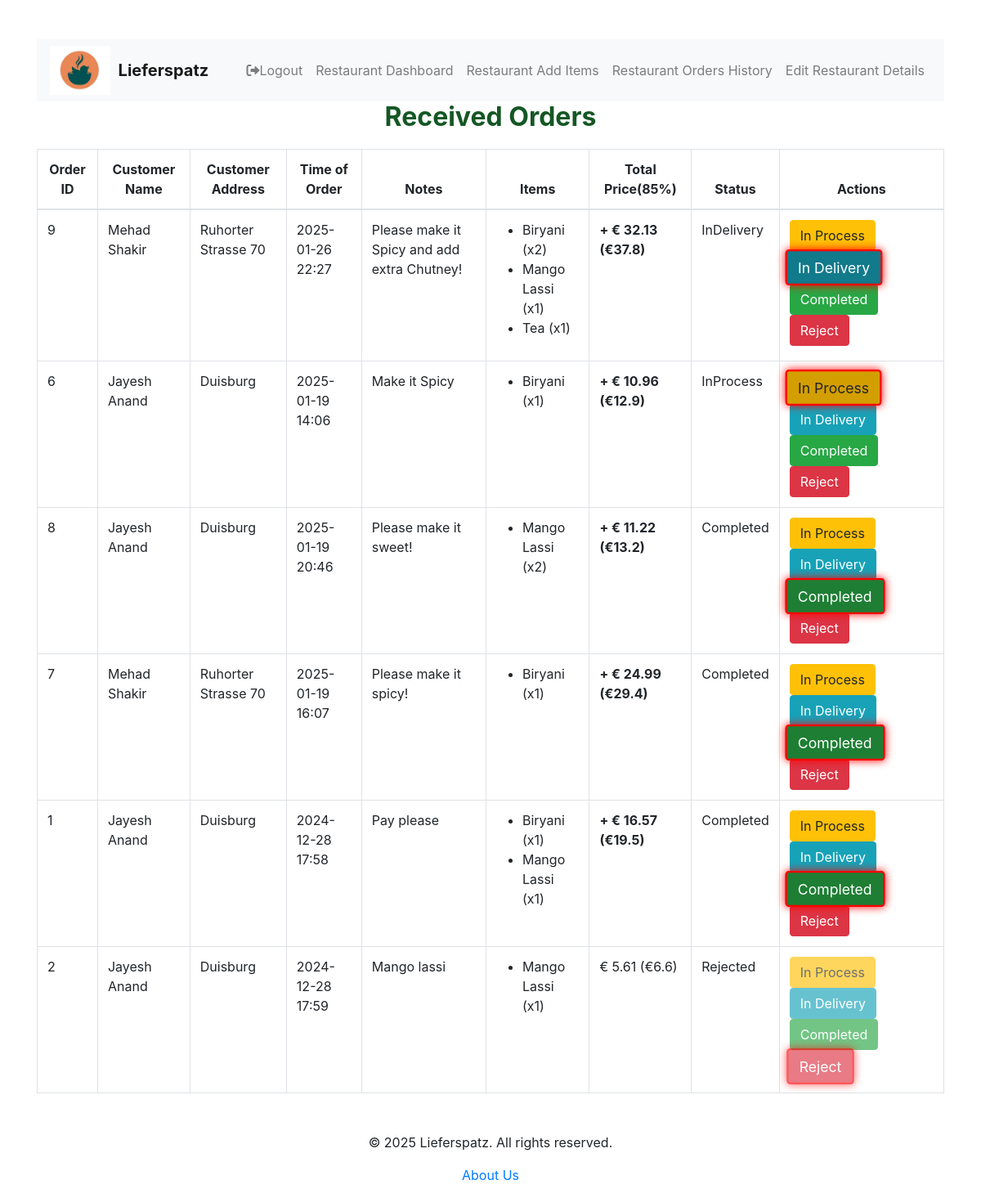
/restaurant/restaurant/received_orders (signed in), run on the app's committed database.
### tables this page shows
CREATE TABLE Orders(
                        OrderID INTEGER PRIMARY KEY AUTOINCREMENT,
                        RestaurantID INTEGER,
                        CustomerID INTEGER,
                        TotalPrice REAL,
                        Notes TEXT,
                        Status TEXT,
                        CreatedAt DATETIME,
                        RestaurantMoney REAL,
                        LieferMoney REAL,
                        FOREIGN KEY (RestaurantID) REFERENCES restaurants(RestaurantID),
                        FOREIGN KEY (CustomerID) REFERENCES customers(CustomerID)       
                );

CREATE TABLE customers (
            CustomerID INTEGER PRIMARY KEY AUTOINCREMENT,
            FirstName TEXT,
            LastName TEXT,
            Address TEXT,
            ZipCode TEXT,
            PhoneNumber TEXT UNIQUE,
            Password TEXT,
            Role TEXT DEFAULT 'customer',
            Balance REAL DEFAULT 100.0,
            CreatedAt DATETIME
        );

CREATE TABLE OrderItems(
                        OrderItemsID INTEGER PRIMARY KEY AUTOINCREMENT,
                        OrderID INTEGER,
                        ItemID INTEGER,
                        Quantity INTEGER,
                        Price REAL,
                        FOREIGN KEY (OrderID) REFERENCES Orders(OrderID),
                        FOREIGN KEY (ItemID) REFERENCES Items(ItemID)
                );

CREATE TABLE Items(
                        ItemID INTEGER PRIMARY KEY AUTOINCREMENT,
                        RestaurantID INTEGER,
                        Name TEXT,
                        Price REAL,
                        Description TEXT,
                        ImageURL TEXT,
                        Category TEXT, -- e.g. 'main dish', 'drink', etc.
                        CreatedAt DATETIME,
                        FOREIGN KEY (RestaurantID) REFERENCES restaurants(RestaurantID)
                );

### routes/restaurant.py (the view)
@restaurant_bp.route('/restaurant/received_orders')
def received_orders():
    if 'restaurant' not in session:
        return redirect(url_for('auth.login'))
    conn = get_db_connection()
    cursor = conn.cursor()
    cursor.execute('''
        SELECT o.OrderID, c.FirstName || ' ' || c.LastName AS CustomerName, c.Address, o.CreatedAt, o.Notes, o.TotalPrice, o.Status
        FROM Orders o
        JOIN customers c ON o.CustomerID = c.CustomerID
        WHERE o.RestaurantID = ? AND o.Status IN (?, ?)
        ORDER BY o.OrderID DESC
    ''', (session['restaurant']['RestaurantID'], 'InProcess', 'InDelivery',))
    currentorders = cursor.fetchall()
    cursor.execute('''
        SELECT o.OrderID, c.FirstName || ' ' || c.LastName AS CustomerName, c.Address, o.CreatedAt, o.Notes, o.TotalPrice, o.Status
        FROM Orders o
        JOIN customers c ON o.CustomerID = c.CustomerID
        WHERE o.RestaurantID = ? AND o.Status = ?
        ORDER BY o.OrderID DESC
    ''', (session['restaurant']['RestaurantID'], 'Completed',))
    completedorders = cursor.fetchall()
    cursor.execute('''
        SELECT o.OrderID, c.FirstName || ' ' || c.LastName AS CustomerName, c.Address, o.CreatedAt, o.Notes, o.TotalPrice, o.Status
        FROM Orders o
        JOIN customers c ON o.CustomerID = c.CustomerID
        WHERE o.RestaurantID = ? AND o.Status = ?
        ORDER BY o.OrderID DESC
    ''', (session['restaurant']['RestaurantID'], 'Rejected',))
    rejectedorders = cursor.fetchall()
    currentorders = [dict(order) for order in currentorders]
    for order in currentorders:
        order['CreatedAt'] = datetime.strptime(order['CreatedAt'], '%Y-%m-%d %H:%M:%S.%f')
    completedorders = [dict(order) for order in completedorders]
    for order in completedorders:
        order['CreatedAt'] = datetime.strptime(order['CreatedAt'], '%Y-%m-%d %H:%M:%S.%f')
    rejectedorders = [dict(order) for order in rejectedorders]
    for order in rejectedorders:
        order['CreatedAt'] = datetime.strptime(order['CreatedAt'], '%Y-%m-%d %H:%M:%S.%f')
    for order in currentorders:
        cursor.execute('''
            SELECT i.Name, oi.Quantity
            FROM OrderItems oi
            JOIN items i ON oi.ItemID = i.ItemID
            WHERE oi.OrderID = ?
        ''', (order['OrderID'],))
        order['Items'] = cursor.fetchall()
    for order2 in completedorders:
        cursor.execute('''
            SELECT i.Name, oi.Quantity
            FROM OrderItems oi
            JOIN items i ON oi.ItemID = i.ItemID
            WHERE oi.OrderID = ?
        ''', (order2['OrderID'],))
        order2['Items'] = cursor.fetchall()
    for order3 in rejectedorders:
        cursor.execute('''
            SELECT i.Name, oi.Quantity
            FROM OrderItems oi
            JOIN items i ON oi.ItemID = i.ItemID
            WHERE oi.OrderID = ?
        ''', (order3['OrderID'],))
        order3['Items'] = cursor.fetchall()
    conn.close()
    restaurant_data = session['restaurant']
    return render_template('received_orders.html', completedorders=completedorders, currentorders=currentorders, rejectedorders=rejectedorders, user=restaurant_data)

### app.py (called while the page is built)
@app.after_request
def add_cache_control(response):
    response.headers['Cache-Control'] = 'no-store, no-cache, must-revalidate, proxy-revalidate'
    response.headers['Pragma'] = 'no-cache'
    response.headers['Expires'] = '0'
    return response

### db.py (called while the page is built)
def get_db_connection():
    conn = sqlite3.connect(Config.DATABASE)
    conn.row_factory = sqlite3.Row
    return conn

### templates/received_orders.html (shortened to what this page needs)
{% extends 'base.html' %}
{% block head %}
    <link href="https://stackpath.bootstrapcdn.com/bootstrap/4.5.2/css/bootstrap.min.css" rel="stylesheet">
{% endblock %}
{% block content %}
    <h1 class="text-center">Received Orders</h1>
    <table class="table table-bordered animate__animated animate__fadeIn">
        <thead>
            <tr>
                <th>Order ID</th>
                <th>Customer Name</th>
                <th>Customer Address</th>
                <th>Time of Order</th>
                <th>Notes</th>
                <th>Items</th>
                <th>Total Price(85%)</th>
                <th>Status</th>
                <th>Actions</th>
            </tr>
        </thead>
        <tbody>
            {% for order in currentorders %}
            <tr class="{% if order['Status'] == 'Rejected' %}rejected-row{% endif %}">
                <td>{{ order['OrderID'] }}</td>
                <td>{{ order['CustomerName'] }}</td>
                <td>{{ order['Address'] }}</td>
                <td>{{ order['CreatedAt'].strftime('%Y-%m-%d %H:%M') }}</td>
                <td>{{ order['Notes'] }}</td>
                <td>
                    <ul>
                        {% for item in order['Items'] %}
                        <li>{{ item['Name'] }} (x{{ item['Quantity'] }})</li>
                        {% endfor %}
                    </ul>
                </td>
                <td class="{% if order['Status'] == 'Rejected' %}total-price-rejected{% else %}total-price{% endif %}">
                    {% if order['Status'] == 'Rejected' %}
                        € {{ (0.85 * order['TotalPrice']) | round(2) }} (€{{ order['TotalPrice'] | round(2) }})
                    {% else %}
                        + € {{ (0.85 * order['TotalPrice']) | round(2) }} (€{{ order['TotalPrice'] | round(2) }})
                    {% endif %}
                </td>
                <td>{{ order['Status'] }}</td>
                <td>
                    <form method="POST" action="{{ url_for('restaurant.update_order_status', order_id=order['OrderID']) }}">
                        <button type="submit" name="status" value="InProcess" class="btn btn-warning {% if order['Status'] == 'InProcess' %}active{% endif %}" {% if order['Status'] == 'Rejected' %}disabled{% endif %}>In Process</button>
                        <button type="submit" name="status" value="InDelivery" class="btn btn-info {% if order['Status'] == 'InDelivery' %}active{% endif %}" {% if order['Status'] == 'Rejected' %}disabled{% endif %}>In Delivery</button>
                        <button type="submit" name="status" value="Completed" class="btn btn-success {% if order['Status'] == 'Completed' %}active{% endif %}" {% if order['Status'] == 'Rejected' %}disabled{% endif %}>Completed</button>
                        <button type="submit" name="status" value="Rejected" class="btn btn-danger {% if order['Status'] == 'Rejected' %}active{% endif %}" {% if order['Status'] == 'Rejected' %}disabled{% endif %}>Reject</button>
                    </form>
                </td>
            </tr>
            {% endfor %}
            {% for order in completedorders %}
            <tr class="{% if order['Status'] == 'Rejected' %}rejected-row{% elif order['Status'] == 'Completed' %}completed-row{% endif %}">
                <td>{{ order['OrderID'] }}</td>
                <td>{{ order['CustomerName'] }}</td>
                <td>{{ order['Address'] }}</td>
                <td>{{ order['CreatedAt'].strftime('%Y-%m-%d %H:%M') }}</td>
                <td>{{ order['Notes'] }}</td>
                <td>
                    <ul>
                        {% for item in order['Items'] %}
                        <li>{{ item['Name'] }} (x{{ item['Quantity'] }})</li>
                        {% endfor %}
                    </ul>
                </td>
                <td class="{% if order['Status'] == 'Rejected' %}total-price-rejected{% else %}total-price{% endif %}">
                    {% if order['Status'] == 'Rejected' %}
                        € {{ (0.85 * order['TotalPrice']) | round(2) }} (€{{ order['TotalPrice'] | round(2) }})
                    {% else %}
                        + € {{ (0.85 * order['TotalPrice']) | round(2) }} (€{{ order['TotalPrice'] | round(2) }})
                    {% endif %}
                </td>
                <td>{{ order['Status'] }}</td>
                <td>
                    <form method="POST" action="{{ url_for('restaurant.update_order_status', order_id=order['OrderID']) }}">
                        <button type="submit" name="status" value="InProcess" class="btn btn-warning {% if order['Status'] == 'InProcess' %}active{% endif %}" {% if order['Status'] == 'Rejected' %}disabled{% endif %}>In Process</button>
                        <button type="submit" name="status" value="InDelivery" class="btn btn-info {% if order['Status'] == 'InDelivery' %}active{% endif %}" {% if order['Status'] == 'Rejected' %}disabled{% endif %}>In Delivery</button>
                        <button type="submit" name="status" value="Completed" class="btn btn-success {% if order['Status'] == 'Completed' %}active{% endif %}" {% if order['Status'] == 'Rejected' %}disabled{% endif %}>Completed</button>
                        <button type="submit" name="status" value="Rejected" class="btn btn-danger {% if order['Status'] == 'Rejected' %}active{% endif %}" {% if order['Status'] == 'Rejected' %}disabled{% endif %}>Reject</button>
                    </form>
                </td>
            </tr>
            {% endfor %}
            {% for order in rejectedorders %}
            <tr class="{% if order['Status'] == 'Rejected' %}rejected-row{% endif %}">
                <td>{{ order['OrderID'] }}</td>
                <td>{{ order['CustomerName'] }}</td>
                <td>{{ order['Address'] }}</td>
                <td>{{ order['CreatedAt'].strftime('%Y-%m-%d %H:%M') }}</td>
                <td>{{ order['Notes'] }}</td>
                <td>
                    <ul>
                        {% for item in order['Items'] %}
                        <li>{{ item['Name'] }} (x{{ item['Quantity'] }})</li>
                        {% endfor %}
                    </ul>
                </td>
                <td class="{% if order['Status'] == 'Rejected' %}total-price-rejected{% else %}total-price{% endif %}">
                    {% if order['Status'] == 'Rejected' %}
                        € {{ (0.85 * order['TotalPrice']) | round(2) }} (€{{ order['TotalPrice'] | round(2) }})
                    {% else %}
                        + € {{ (0.85 * order['TotalPrice']) | round(2) }} (€{{ order['TotalPrice'] | round(2) }})
                    {% endif %}
                </td>
                <td>{{ order['Status'] }}</td>
                <td>
                    <form method="POST" action="{{ url_for('restaurant.update_order_status', order_id=order['OrderID']) }}">
                        <button type="submit" name="status" value="InProcess" class="btn btn-warning {% if order['Status'] == 'InProcess' %}active{% endif %}" {% if order['Status'] == 'Rejected' %}disabled{% endif %}>In Process</button>
                        <button type="submit" name="status" value="InDelivery" class="btn btn-info {% if order['Status'] == 'InDelivery' %}active{% endif %}" {% if order['Status'] == 'Rejected' %}disabled{% endif %}>In Delivery</button>
                        <button type="submit" name="status" value="Completed" class="btn btn-success {% if order['Status'] == 'Completed' %}active{% endif %}" {% if order['Status'] == 'Rejected' %}disabled{% endif %}>Completed</button>
                        <button type="submit" name="status" value="Rejected" class="btn btn-danger {% if order['Status'] == 'Rejected' %}active{% endif %}" {% if order['Status'] == 'Rejected' %}disabled{% endif %}>Reject</button>
                    </form>
                </td>
            </tr>
            {% endfor %}
        </tbody>
    </table>
{% endblock %}

### templates/received_orders.html (style rules this page uses)
.btn.active { border: 2px solid red !important; box-shadow: 0 0 10px red !important; transform: scale(1.1); }
h1 { font-size: 2rem; font-weight: bold; color: #155724; margin-bottom: 20px; }
.rejected-row { background-color: #f0f0f0; color: #a0a0a0; }
.completed-row { background-color: #d4edda; color: #155724; }
.total-price { color: green; font-weight: bold; }
.total-price-rejected { color: #a0a0a0; font-weight: normal; }
thead { background-color: rgb(38, 165, 229); color: white; text-align: center; vertical-align: middle; }

### data on the page
Orders: OrderID "9", CustomerName "Mehad Shakir", Address "Ruhorter Strasse 70", CreatedAt "2025-01-26 22:27", Notes "Please make it Spicy and add extra Chutney!", (0.85*order['TotalPrice'])|round(2) "32.13", TotalPrice "37.8", Status "InDelivery"
OrderItems: Name "Biryani", Quantity "2"
OrderItems: Name "Mango Lassi", Quantity "1"
OrderItems: Name "Tea", Quantity "1"
Orders: OrderID "6", CustomerName "Jayesh Anand", Address "Duisburg", CreatedAt "2025-01-19 14:06", Notes "Make it Spicy", (0.85*order['TotalPrice'])|round(2) "10.96", TotalPrice "12.9", Status "InProcess"
OrderItems: Name "Biryani", Quantity "1"
Orders: OrderID "8", CustomerName "Jayesh Anand", Address "Duisburg", CreatedAt "2025-01-19 20:46", Notes "Please make it sweet!", (0.85*order['TotalPrice'])|round(2) "11.22", TotalPrice "13.2", Status "Completed"
OrderItems: Name "Mango Lassi", Quantity "2"
Orders: OrderID "7", CustomerName "Mehad Shakir", Address "Ruhorter Strasse 70", CreatedAt "2025-01-19 16:07", Notes "Please make it spicy!", (0.85*order['TotalPrice'])|round(2) "24.99", TotalPrice "29.4", Status "Completed"
OrderItems: Name "Biryani", Quantity "1"
Orders: OrderID "1", CustomerName "Jayesh Anand", Address "Duisburg", CreatedAt "2024-12-28 17:58", Notes "Pay please", (0.85*order['TotalPrice'])|round(2) "16.57", TotalPrice "19.5", Status "Completed"
OrderItems: Name "Biryani", Quantity "1"
OrderItems: Name "Mango Lassi", Quantity "1"
Orders: OrderID "2", CustomerName "Jayesh Anand", Address "Duisburg", CreatedAt "2024-12-28 17:59", Notes "Mango lassi", (0.85*order['TotalPrice'])|round(2) "5.61", TotalPrice "6.6", Status "Rejected"
OrderItems: Name "Mango Lassi", Quantity "1"
